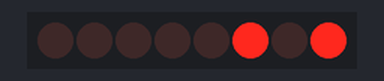
Bench run of a sketch on a simulated Arduino Uno, built with avr-gcc and run on an emulated ATmega328P. Shown: 8 shift-register outputs drawn as a row of LEDs (first output left, lit = HIGH). Wiring (inferred from the names in the program): shift register (74HC595): data pin 16; shift clock pin 4; latch pin 5. Wiring (inferred from the signals the program sends): row of LEDs: on Q0, Q1, Q2, Q3, Q4, Q5, Q6, Q7. Random numbers use the default seed unless the sketch sets one.

Above: at 0.12 s.
At 4.62 s:
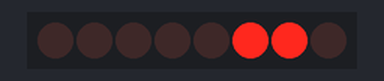
At 10.13 s:
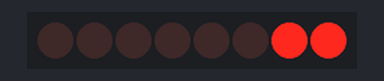
At 20.14 s:
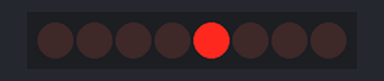
At 30.9 s:
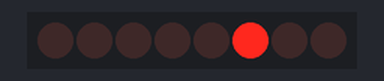
At 39.66 s:
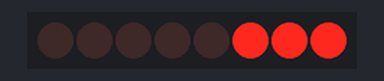
Timing chart, 0 to 40.0 s (numbered marks = the images above):
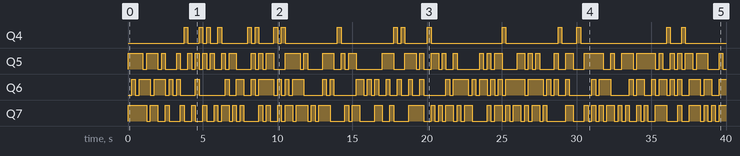

The sketch:

newDrvNixie.ino
```cpp
#define d0  16
#define d1  5
#define d2  4
#define d3  0
#define d4  2
#define d5  14
#define d6  12
#define d7  13
#define d8  15
#define d9  3
#define d10 1

#define cNIXIE_TUBE_COUNT                   ( 6U )
#define cNIXIE_HIGHEST_DISPLAYABLE_NUMBER   ( 9U )
#define cNIXIE_TUBE_OFF                   ( 0x0F )

static uint32 gu32LastNumShiftedOut = 0U;
static uint8 u8NumToDisplay = 0U;
static uint8 u8LastNumDisplayed = 0U;

const char SRCLK = d2; //clock
const char RCLK = d1; //LATCH
const char SER = d0;

static void vDrvNixieDisplayNums( uint8 * u8NumsToDisplay, uint8 u8Length );

void setup()
{
  pinMode( RCLK, OUTPUT );
  pinMode( SRCLK, OUTPUT );
  pinMode( SER, OUTPUT );

  Serial.begin( 115200 );
  pinMode( d9, INPUT );
  randomSeed( analogRead( d9 ) );
  // put your setup code here, to run once:
}

void loop()
{
  /*if( Serial.available() > 0U )
  {
    u8NumToDisplay = Serial.read();
    if( ( u8NumToDisplay >= 0x30 ) && ( u8NumToDisplay <= 0x39 ) )
    {
      u8NumToDisplay = ( u8NumToDisplay - 0x30 );
      vDrvNixieDisplayNums( (uint8 *)&u8NumToDisplay, 1U );
    }
    else
    {
      Serial.print( "Cannot display " );
      Serial.println( u8NumToDisplay );
    }
  }*/
  while( u8LastNumDisplayed == u8NumToDisplay )
  {
    u8NumToDisplay = random( 0U, 9U );
  }

  vDrvNixieDisplayNums( (uint8 *)&u8NumToDisplay, 1U );
  u8LastNumDisplayed = u8NumToDisplay;
  //u8NumToDisplay = ( ( u8NumToDisplay + 1U ) % ( cNIXIE_HIGHEST_DISPLAYABLE_NUMBER + 1U ) );
  delay(250);
}

void vDrvNixieDisplayNums( uint8 * u8NumsToDisplay, uint8 u8Length )
{
  bool boAllValidNumbers = true;
  uint16 i;

  if( u8Length <= cNIXIE_TUBE_COUNT )
  {
    for( i = 0U; i < u8Length; i++ )
    {
      if( u8NumsToDisplay[ i ] > cNIXIE_HIGHEST_DISPLAYABLE_NUMBER )
      {
        Serial.print( "vDrvNixieDisplayNums invalid number. u8NumsToDisplay[" );
        Serial.print( i );
        Serial.print( "] = " );
        Serial.print( u8NumsToDisplay[i] );
        Serial.print( ". Can only display " );
        Serial.print( (uint8)cNIXIE_HIGHEST_DISPLAYABLE_NUMBER );
        Serial.println( " on a nixie tube." );

        boAllValidNumbers = false;
        break;
      }
    }

    if( true == boAllValidNumbers )
    {
      digitalWrite( RCLK, LOW );

      for( i = 0U; i < u8Length; i++ )
      {
        if( ( i + 1U ) < u8Length )
        {
          shiftOut( SER, SRCLK, LSBFIRST, ( ( u8NumsToDisplay[i + 1] << 4 ) | u8NumsToDisplay[i] ) );
        }
        else
        {
          shiftOut( SER, SRCLK, LSBFIRST, ( 0x0F & u8NumsToDisplay[i] ) );
        }
      }

      digitalWrite( RCLK, HIGH );
    }
  }
  else
  {
    Serial.print( "vDrvNixieDisplayNums invalid length. Passed in " );
    Serial.print( u8Length );
    Serial.print( ". Can only display " );
    Serial.print( (uint8)cNIXIE_TUBE_COUNT );
    Serial.println( " max" );
  }

  return;
}
```

Measured:
- by itself, Q4: LOW → HIGH at 3.8 s, → LOW 0.25 s later, → HIGH 0.75 s later, → LOW 0.25 s later, … (34 changes in this stretch)
- by itself, Q5: LOW → HIGH at 0.00 s, → LOW 1.0 s later, → HIGH 0.25 s later, → LOW 0.75 s later, … (84 changes in this stretch)
- by itself, Q6: LOW → HIGH at 0.25 s, → LOW 0.25 s later, → HIGH 0.25 s later, → LOW 0.75 s later, … (87 changes in this stretch)
- by itself, Q7: LOW → HIGH at 0.00 s, → LOW 1.3 s later, → HIGH 0.25 s later, → LOW 0.50 s later, … (97 changes in this stretch)
